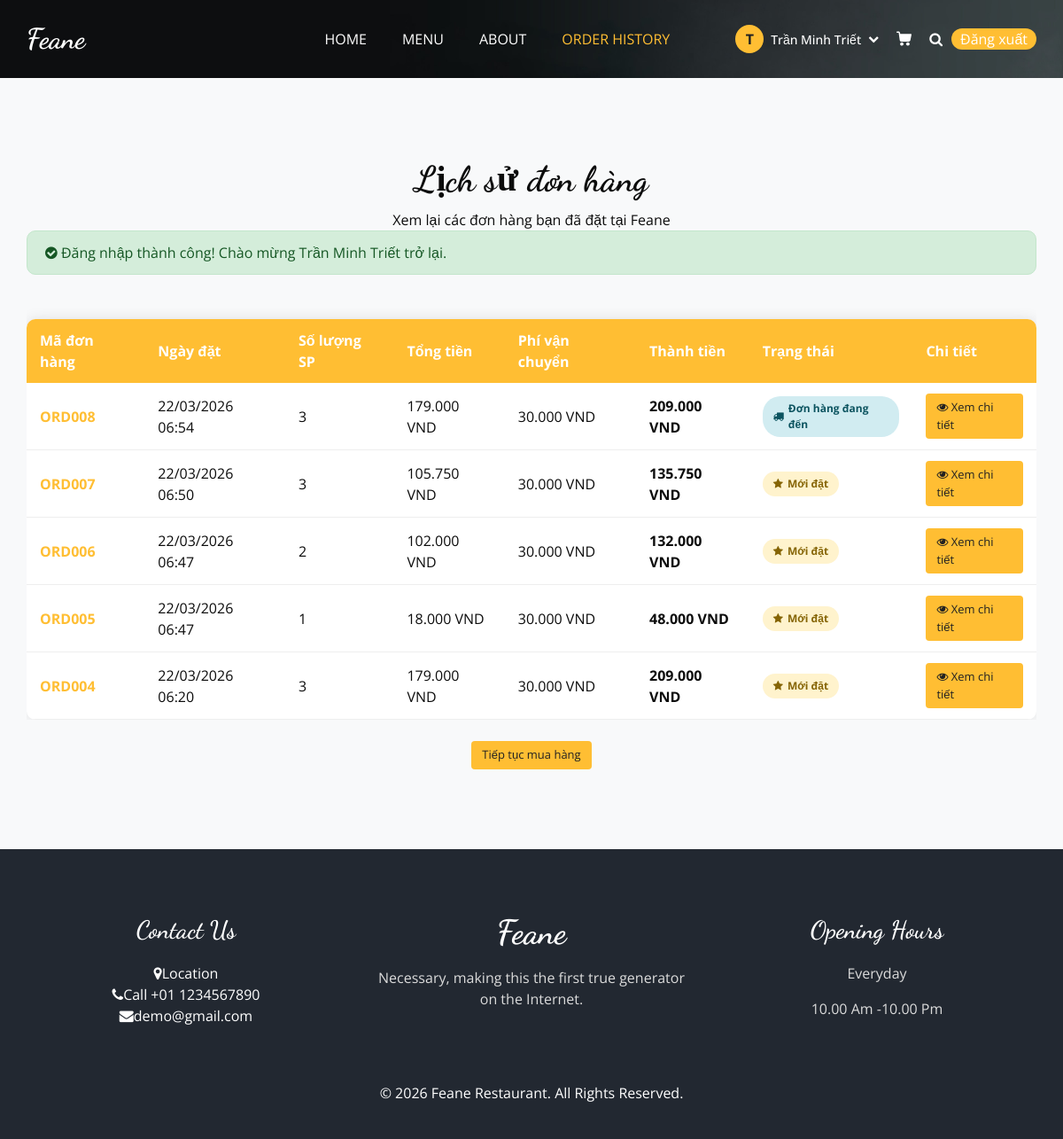
The page /order_history.php (signed in) on the database as committed earlier.
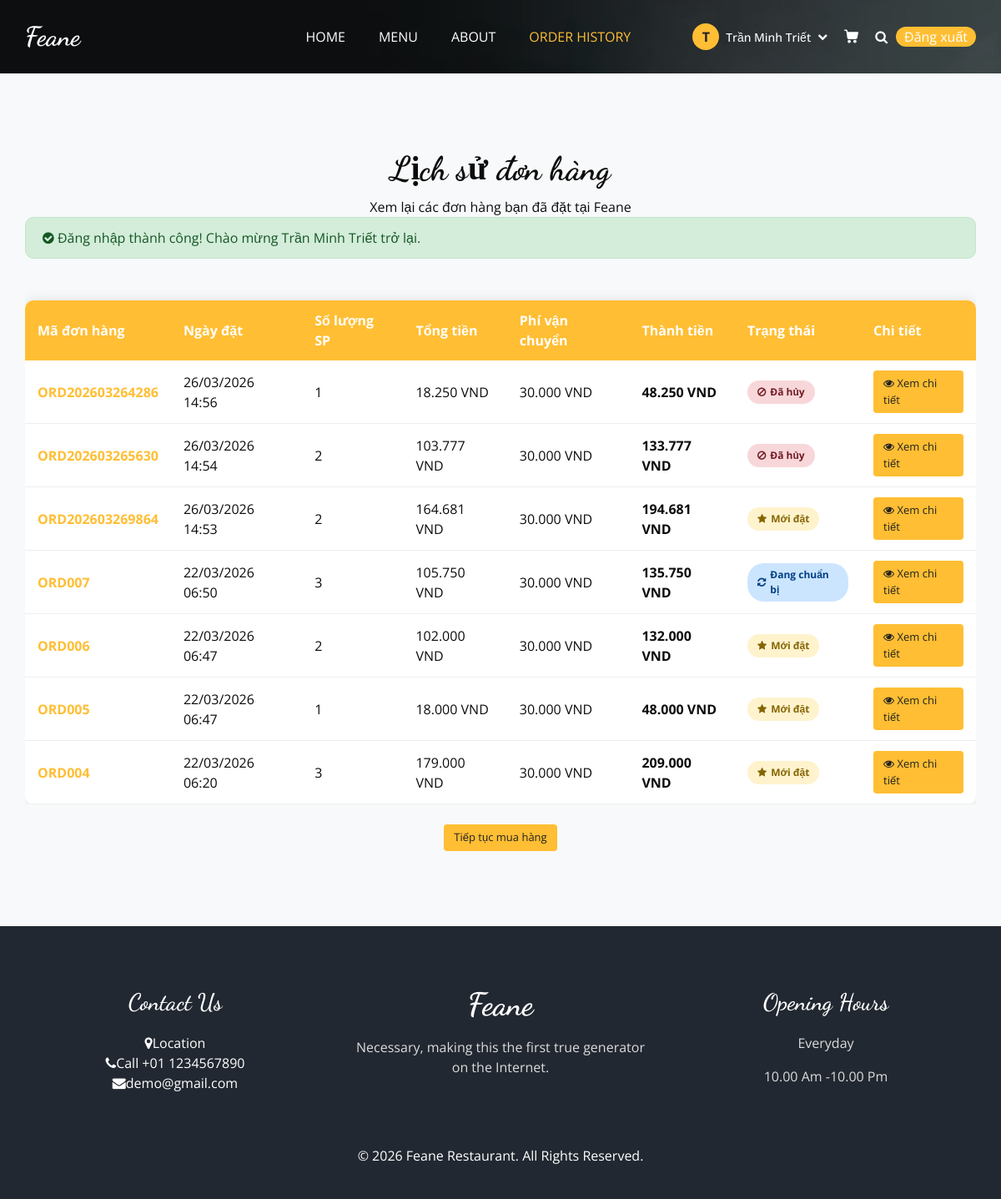
The same page on the database as committed later.
### tables this page shows
CREATE TABLE `users` (
  `id` int(11) NOT NULL,
  `full_name` varchar(100) NOT NULL,
  `username` varchar(50) NOT NULL,
  `email` varchar(100) NOT NULL,
  `phone` varchar(20) DEFAULT NULL,
  `password` varchar(255) NOT NULL,
  `address` varchar(255) DEFAULT NULL,
  `birthday` date DEFAULT NULL,
  `register_date` date NOT NULL,
  `role` enum('admin','user') DEFAULT 'user',
  `status` enum('active','locked','inactive') DEFAULT 'active',
  `notes` text DEFAULT NULL,
  `avatar` varchar(255) DEFAULT NULL,
  `last_login` datetime DEFAULT NULL,
  `created_at` timestamp NOT NULL DEFAULT current_timestamp(),
  `updated_at` timestamp NOT NULL DEFAULT current_timestamp() ON UPDATE current_timestamp()
);

CREATE TABLE `orders` (
  `id` int(11) NOT NULL,
  `order_code` varchar(20) NOT NULL,
  `user_id` int(11) DEFAULT NULL,
  `customer_name` varchar(100) NOT NULL,
  `customer_phone` varchar(20) DEFAULT NULL,
  `customer_email` varchar(100) DEFAULT NULL,
  `customer_address` varchar(255) DEFAULT NULL,
  `order_date` date NOT NULL,
  `total_amount` decimal(10,2) NOT NULL,
  `shipping_fee` decimal(10,2) DEFAULT 0.00,
  `discount` decimal(10,2) DEFAULT 0.00,
  `final_amount` decimal(10,2) NOT NULL,
  `status` enum('pending','confirmed','shipped','cancelled') DEFAULT 'pending',
  `payment_method` varchar(50) DEFAULT NULL,
  `notes` text DEFAULT NULL,
  `created_at` timestamp NOT NULL DEFAULT current_timestamp(),
  `updated_at` timestamp NOT NULL DEFAULT current_timestamp() ON UPDATE current_timestamp()
);

### order_history.php (the view, shortened to what this page needs)
<?php
require_once 'includes/db_connection.php';
$user_id = $_SESSION['user_id'];
$success_message = '';
if (isset($_SESSION['success'])) {
    $success_message = $_SESSION['success'];
}
$user_info = null;
try {
    $stmt = $pdo->prepare("SELECT id, username, full_name, email FROM users WHERE id = ?");
    $stmt->execute([$user_id]);
    $user_info = $stmt->fetch(PDO::FETCH_ASSOC);
} catch (PDOException $e) {
}
$page = isset($_GET['page']) ? (int)$_GET['page'] : 1;
$limit = 10;
$offset = ($page - 1) * $limit;
$sql = "
    SELECT o.*,
           (SELECT COUNT(*) FROM order_details WHERE order_id = o.id) as item_count
    FROM orders o
    WHERE o.user_id = ?
    ORDER BY o.created_at DESC
    LIMIT ? OFFSET ?
";
$stmt = $pdo->prepare($sql);
$stmt->bindValue(1, $user_id, PDO::PARAM_INT);
$stmt->bindValue(2, $limit, PDO::PARAM_INT);
$stmt->bindValue(3, $offset, PDO::PARAM_INT);
$stmt->execute();
$orders = $stmt->fetchAll(PDO::FETCH_ASSOC);
function formatCurrency($amount) {
    return number_format($amount, 0, ',', '.') . ' VND';
}
function formatDate($date) {
    return date('d/m/Y H:i', strtotime($date));
}
function getStatusInfo($status) {
    $statuses = [
        'new' => ['class' => 'status-new', 'text' => 'Mới đặt', 'icon' => 'fa-star'],
        'confirmed' => ['class' => 'status-confirmed', 'text' => 'Đang chuẩn bị', 'icon' => 'fa-refresh'],
        'shipped' => ['class' => 'status-shipped', 'text' => 'Đơn hàng đang đến', 'icon' => 'fa-truck'],
        'delivered' => ['class' => 'status-delivered', 'text' => 'Đã giao hàng', 'icon' => 'fa-check-circle'],
        'cancelled' => ['class' => 'status-cancelled', 'text' => 'Đã hủy', 'icon' => 'fa-ban']
    ];
    return $statuses[$status] ?? ['class' => 'status-new', 'text' => 'Mới đặt', 'icon' => 'fa-star'];
}
?>
<!DOCTYPE html>
<html lang="vi">
<head>
    <link rel="stylesheet" type="text/css" href="css/bootstrap.css" />
    <link href="css/font-awesome.min.css" rel="stylesheet" />
    <link href="css/style.css" rel="stylesheet" />
    <link href="css/responsive.css" rel="stylesheet" />
</head>
<body class="sub_page">
<div class="hero_area">
    <div class="bg-box"><img src="images/hero-bg.jpg" alt=""></div>
    <header class="header_section">
        <div class="container">
            <nav class="navbar navbar-expand-lg custom_nav-container">
                <a class="navbar-brand" href="index.php"><span>Feane</span></a>
                <div class="collapse navbar-collapse" id="navbarSupportedContent">
                    <ul class="navbar-nav mx-auto">
                        <li class="nav-item"><a class="nav-link" href="index.php">HOME</a></li>
                        <li class="nav-item"><a class="nav-link" href="menu.php">MENU</a></li>
                        <li class="nav-item"><a class="nav-link" href="about.php">ABOUT</a></li>
                        <li class="nav-item active"><a class="nav-link" href="order_history.php">ORDER HISTORY</a></li>
                    </ul>
                    <div class="user_option">
                        <?php if (isset($_SESSION['user_id']) && $user_info): ?>
                            <div class="user-dropdown">
                                <button class="user-dropdown-btn" id="userDropdownBtn">
                                    <div class="user-icon"><?= strtoupper(substr($user_info['full_name'] ?? $user_info['username'], 0, 1)) ?></div>
                                    <span class="user-name"><?= htmlspecialchars($user_info['full_name'] ?: $user_info['username']) ?></span>
                                    <i class="fa fa-chevron-down" style="color: white; font-size: 12px;"></i>
                                </button>
                            </div>
                        <?php else: ?>
                            <a href="user/login.php" class="user_link"><i class="fa fa-user"></i></a>
                        <?php endif; ?>
                        <a class="cart_link" href="cart.php">
                        </a>
                        <a href="search.php" class="btn nav_search-btn"><i class="fa fa-search"></i></a>
                        <div class="order_online"><a href="user/logout.php" style="color: white;">Đăng xuất</a></div>
                    </div>
                </div>
            </nav>
        </div>
    </header>
</div>
<section class="food_section layout_padding">
    <div class="container">
        <div class="heading_container heading_center">
            <h2>Lịch sử đơn hàng</h2>
            <p>Xem lại các đơn hàng bạn đã đặt tại Feane</p>
        </div>
        <?php if ($success_message): ?>
        <div class="alert alert-success alert-custom" role="alert">
            <i class="fa fa-check-circle"></i> <?= htmlspecialchars($success_message) ?>
        </div>
        <?php endif; ?>
        <div class="order-history-container">
            <?php if (empty($orders)): ?>
                <div class="empty-order">
                    <i class="fa fa-shopping-basket"></i>
                    <h3>Bạn chưa có đơn hàng nào</h3>
                    <p>Hãy đặt món ngay để trải nghiệm ẩm thực tuyệt vời tại Feane!</p>
                    <a href="menu.php" class="btn-view" style="margin-top: 20px;">Xem thực đơn</a>
                </div>
            <?php else: ?>
                <div class="table-responsive">
                    <table class="order-table">
                        <thead>
                            <tr>
                                <th>Mã đơn hàng</th>
                                <th>Ngày đặt</th>
                                <th>Số lượng SP</th>
                                <th>Tổng tiền</th>
                                <th>Phí vận chuyển</th>
                                <th>Thành tiền</th>
                                <th>Trạng thái</th>
                                <th>Chi tiết</th>
                            </tr>
                        </thead>
                        <tbody>
                            <?php foreach ($orders as $order):
                                $status_info = getStatusInfo($order['status']);
                                $final_amount = $order['final_amount'] ?? ($order['total_amount'] + ($order['shipping_fee'] ?? 0));
                            ?>
                            <tr>
                                <td><a href="order_detail.php?id=<?= $order['id'] ?>" class="order-id-link"><?= htmlspecialchars($order['order_code'] ?? '#' . $order['id']) ?></a></td>
                                <td><?= formatDate($order['created_at']) ?></td>
                                <td><?= $order['item_count'] ?? 0 ?></td>
                                <td><?= formatCurrency($order['total_amount']) ?></td>
                                <td><?= formatCurrency($order['shipping_fee'] ?? 0) ?></td>
                                <td><strong><?= formatCurrency($final_amount) ?></strong></td>
                                <td>
                                    <span class="status <?= $status_info['class'] ?>">
                                        <i class="fa <?= $status_info['icon'] ?>"></i>
                                        <?= $status_info['text'] ?>
                                    </span>
                                </td>
                                <td>
                                    <a href="order_detail.php?id=<?= $order['id'] ?>" class="btn-view">
                                        <i class="fa fa-eye"></i> Xem chi tiết
                                    </a>
                                </td>
                            </tr>
                            <?php endforeach; ?>
                        </tbody>
                    </table>
                </div>
                <div class="text-center mt-4">
                    <a href="menu.php" class="btn-view">Tiếp tục mua hàng</a>
                </div>
            <?php endif; ?>
        </div>
    </div>
</section>
<footer class="footer_section">
    <div class="container">
        <div class="row">
            <div class="col-md-4 footer-col">
                <div class="footer_contact">
                    <h4>Contact Us</h4>
                    <div class="contact_link_box">
                        <div><i class="fa fa-map-marker"></i><span>Location</span></div>
                        <div><i class="fa fa-phone"></i><span>Call +01 1234567890</span></div>
                        <div><i class="fa fa-envelope"></i><span>demo@gmail.com</span></div>
                    </div>
                </div>
            </div>
            <div class="col-md-4 footer-col">
                <div class="footer_detail">
                    <a href="" class="footer-logo">Feane</a>
                    <p>Necessary, making this the first true generator on the Internet.</p>
                </div>
            </div>
            <div class="col-md-4 footer-col">
                <h4>Opening Hours</h4>
                <p>Everyday</p>
                <p>10.00 Am -10.00 Pm</p>
            </div>
        </div>
        <div class="footer-info">
            <p>&copy; <span id="displayYear"></span> Feane Restaurant. All Rights Reserved.</p>
        </div>
    </div>
</footer>
</body>
</html>

### css/style.css (style rules this page uses)
body { font-family: "Open Sans", sans-serif; color: #0c0c0c; background-color: #ffffff; overflow-x: hidden; }
.layout_padding { padding: 90px 0; }
h1, h2 { font-family: 'Dancing Script', cursive; }
.heading_container { display: -webkit-box; display: -ms-flexbox; display: flex; -webkit-box-orient: vertical; -webkit-box-direction: normal; -ms-flex-direction: column; flex-direction: column; -webkit-box-align: start; -ms-flex-align: start; align-items: flex-start; }
.heading_container h2 { position: relative; margin-bottom: 0; font-size: 2.5rem; font-weight: bold; }
.heading_container p { margin-top: 10px; margin-bottom: 0; }
.heading_container.heading_center { -webkit-box-align: center; -ms-flex-align: center; align-items: center; text-align: center; }
a, a:hover, a:focus { text-decoration: none; }
.btn, .btn:focus { outline: none !important; -webkit-box-shadow: none; box-shadow: none; }
.hero_area { position: relative; min-height: 100vh; display: -webkit-box; display: -ms-flexbox; display: flex; -webkit-box-orient: vertical; -webkit-box-direction: normal; -ms-flex-direction: column; flex-direction: column; }
.bg-box { position: absolute; top: 0; left: 0; width: 100%; height: 100%; }
.bg-box img { width: 100%; height: 100%; -o-object-fit: cover; object-fit: cover; }
.sub_page .hero_area { min-height: auto; }
.sub_page .hero_area .bg-box { position: absolute; top: 0; left: 0; width: 100%; height: 100%; }
.sub_page .hero_area .bg-box img { width: 100%; height: 100%; -o-object-fit: cover; object-fit: cover; -o-object-position: right top; object-position: right top; }
.header_section { padding: 15px 0; }
.navbar-brand { font-family: 'Dancing Script', cursive; }
.navbar-brand span { font-weight: bold; font-size: 32px; color: #ffffff; }
.custom_nav-container { padding: 0; }
.custom_nav-container .navbar-nav { padding-left: 18%; }
.custom_nav-container .navbar-nav .nav-item .nav-link { padding: 5px 20px; color: #ffffff; text-align: center; text-transform: uppercase; border-radius: 5px; -webkit-transition: all 0.3s; transition: all 0.3s; }
.custom_nav-container .navbar-nav .nav-item:hover .nav-link, .custom_nav-container .navbar-nav .nav-item.active .nav-link { color: #ffbe33; }
.custom_nav-container .nav_search-btn { width: auto; height: auto; padding: 0; border: none; color: #ffffff; margin: 0 10px; }
.user_option { display: -webkit-box; display: -ms-flexbox; display: flex; -webkit-box-align: center; -ms-flex-align: center; align-items: center; }
.user_option a { margin: 0 10px; }
.user_option .cart_link { display: -webkit-box; display: -ms-flexbox; display: flex; -webkit-box-pack: center; -ms-flex-pack: center; justify-content: center; -webkit-box-align: center; -ms-flex-align: center; align-items: center; }
.user_option .cart_link svg { width: 17px; height: auto; fill: #ffffff; margin-bottom: 2px; }
.user_option .order_online { display: inline-block; padding: -1px 30px; background-color: #ffbe33; color: #ffffff; border-radius: 45px; -webkit-transition: all 0.3s; transition: all 0.3s; border: none; }
.footer_section { background-color: #222831; color: #ffffff; padding: 75px 0 40px 0; text-align: center; }
.footer_section h4 { font-size: 28px; }
.footer_section h4, .footer_section .footer-logo { font-weight: 600; margin-bottom: 20px; font-family: 'Dancing Script', cursive; }
.footer_section p { color: #dbdbdb; }
.footer_section .footer-col { margin-bottom: 30px; }
.footer_section .footer_contact .contact_link_box { display: -webkit-box; display: -ms-flexbox; display: flex; -webkit-box-orient: vertical; -webkit-box-direction: normal; -ms-flex-direction: column; flex-direction: column; }
.footer_section .footer-logo { display: block; font-weight: bold; font-size: 38px; line-height: 1; color: #ffffff; }
.footer_section .footer-info { text-align: center; margin-top: 25px; }
.footer_section .footer-info p { color: #ffffff; margin: 0; }

### css/responsive.css (style rules this page uses)
@media (min-width: 1200px) { .container { max-width: 1170px; } }

Rows that differ between the two databases and show on the page:
removed orders: order_code "ORD008", created_at "22/03/2026 06:54", item_count "3", total_amount "179.000 VND", shipping_fee "30.000 VND", final_amount "209.000 VND", status "Đơn hàng đang đến"
added orders: order_code "ORD202603264286", created_at "26/03/2026 14:56", item_count "1", total_amount "18.250 VND", shipping_fee "30.000 VND", final_amount "48.250 VND", status "Đã hủy"
added orders: order_code "ORD202603265630", created_at "26/03/2026 14:54", item_count "2", total_amount "103.777 VND", shipping_fee "30.000 VND", final_amount "133.777 VND", status "Đã hủy"
added orders: order_code "ORD202603269864", created_at "26/03/2026 14:53", item_count "2", total_amount "164.681 VND", shipping_fee "30.000 VND", final_amount "194.681 VND", status "Mới đặt"
changed orders "ORD007": status "Mới đặt" → "Đang chuẩn bị"
